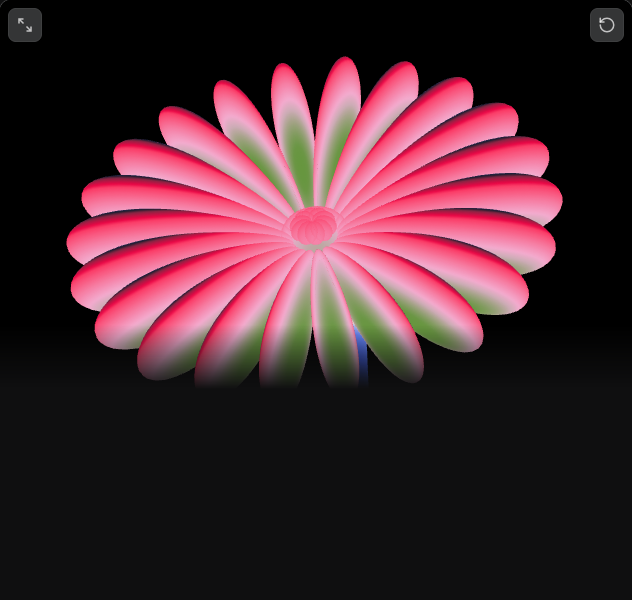
#> input picture .plannotator/balloon-zinnia/source-canvas.png, 632 x 600 px
$ python pockets.py ../../balloon-zinnia/source-canvas.png
#> lines starting #> are read from the running program, lines starting #| are printed output that depends on the picture
# Label enclosed near-white regions of the opaque illustration so true background pockets can be picked by eye.
import numpy as np, sys
from PIL import Image, ImageDraw
from collections import deque
src=sys.argv[1]
im=Image.open(src).convert("RGB")
#> im is the input picture: PIL image 632x600 RGB; mean R, G, B 71.8, 39.6, 48
s=0.36
sm=im.resize((int(im.width*s),int(im.height*s)),Image.LANCZOS)
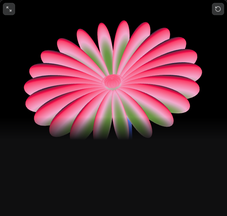
#> sm: PIL image 227x216 RGB; mean R, G, B 71.9, 39.7, 48.1
a=np.asarray(sm).astype(int); H,W,_=a.shape
#> after `H, W, _ = a.shape`: H = 216; W = 227
near=(np.abs(a-255)<=24).all(2)
#> near: shape (216, 227) bool; every value is 0
lab=-np.ones((H,W),int); comps=[]
for y in range(H):
    for x in range(W):
        if lab[y,x]>=0 or not near[y,x]: continue
        q=deque([(y,x)]); lab[y,x]=len(comps); pts=[]; edge=False
        while q:
            cy,cx=q.popleft(); pts.append((cy,cx))
            if cy in (0,H-1) or cx in (0,W-1): edge=True
            for dy,dx in ((1,0),(-1,0),(0,1),(0,-1)):
                ny,nx=cy+dy,cx+dx
                if 0<=ny<H and 0<=nx<W and lab[ny,nx]<0 and near[ny,nx]:
                    lab[ny,nx]=len(comps); q.append((ny,nx))
        comps.append((len(pts),edge,pts))
#> lab: shape (216, 227) int64; every value is -1
#> after the loop, comps = []
out=np.asarray(sm).copy()
vis=Image.fromarray(out); d=ImageDraw.Draw(vis)
cols=[(255,0,0),(0,200,0),(255,140,0),(160,0,255),(0,160,255),(255,0,160),(120,90,0),(0,120,120)]
k=0
for idx,(n,edge,pts) in sorted(enumerate(comps),key=lambda t:-t[1][0]):
    if edge or n<150: continue
    c=cols[k%len(cols)]
    for (y,x) in pts: vis.putpixel((x,y),c)
    ys,xs=zip(*pts); d.text((int(np.mean(xs)),int(np.mean(ys))),str(k),fill=(0,0,0))
    print(k, "area",n, "bbox(orig px)", (int(min(xs)/s),int(min(ys)/s),int(max(xs)/s),int(max(ys)/s)), "seed", (int(xs[0]/s),int(ys[0]/s)))
    k+=1
#> after the loop, k = 0
vis.save("/tmp/dhruv/pockets.png")
